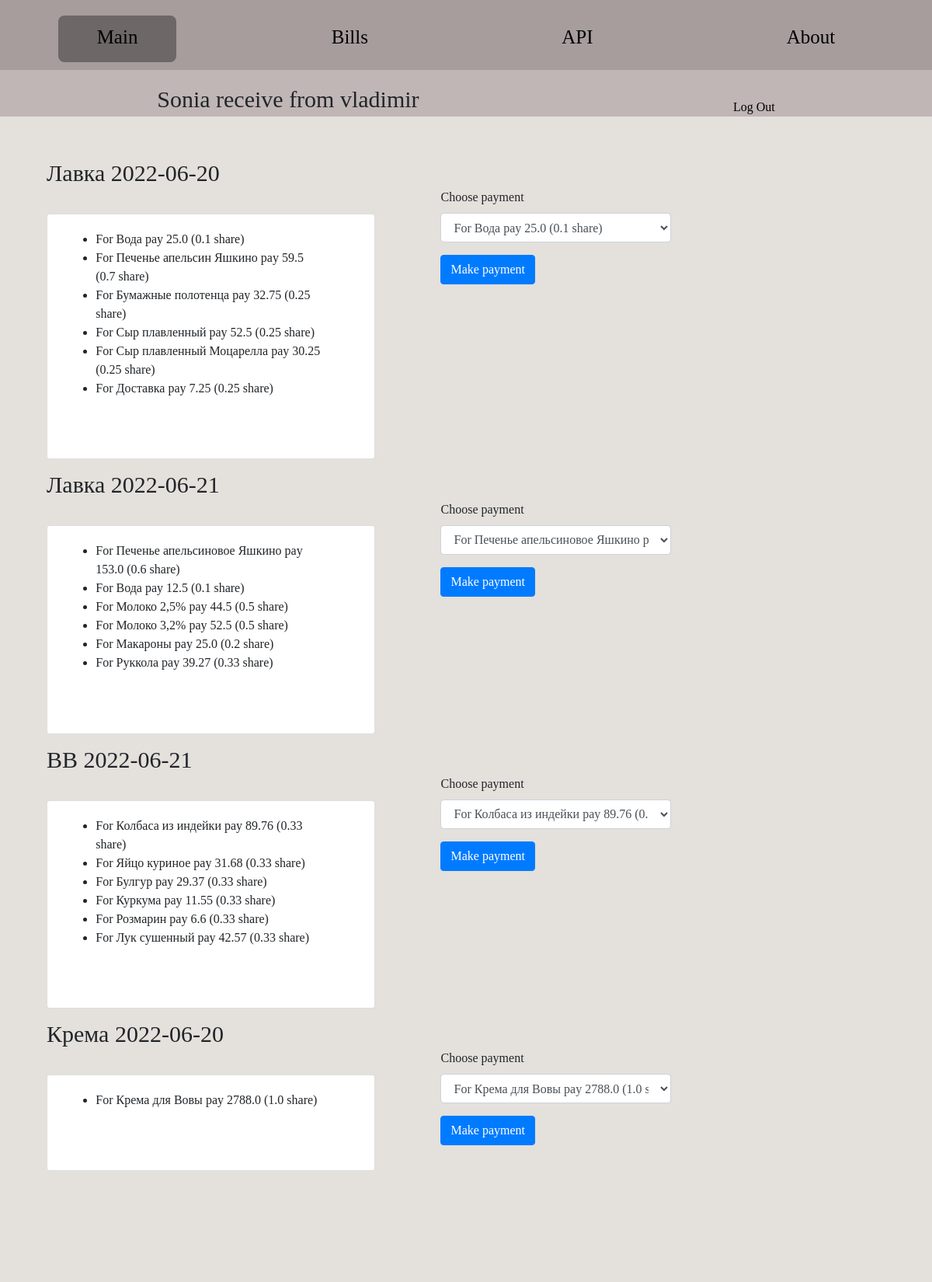
The app's page /users/receive/vladimir (signed in, upper part) with its own data.
### bills/models.py (models this page shows, shortened)
class Item(models.Model):
    name = models.CharField(max_length=500)
    amount = models.PositiveIntegerField()
    cost_per_exemplar = models.PositiveIntegerField()
    bill = models.ForeignKey(Bill, on_delete=models.CASCADE, related_name='items')
    def _get_cost_total(self):
        return self.amount*self.cost_per_exemplar
    cost_total = property(_get_cost_total)

class Item_Payment(models.Model):
    item = models.ForeignKey(Item, on_delete=models.CASCADE, related_name='payments')
    payer = models.ForeignKey(get_user_model(), on_delete=models.CASCADE, related_name='payers')
    paying_part = models.FloatField(editable = True, validators=[MinValueValidator(0.0), MaxValueValidator(1.0)])
    is_payed = models.BooleanField(editable = True, default = False)
    def _get_paying_amount(self):
        return round(self.paying_part*self.item.cost_per_exemplar*self.item.amount, 2)
    paying_amount = property(_get_paying_amount)
    def _get_lender(self):
        "Returns the lender of the bill where the item is on"
        return self.item.bill.lender
    lender = property(_get_lender)

### users/views.py (the view)
# urls.py: path('receive/<str:borrower_username>', views.receive, name='receive'),
def receive(request, borrower_username):
    user = request.user
    borrower = get_user_model().objects.get(username = borrower_username)
    bill_payment = []
    for bill in Bill.objects.filter(lender = user).all():
        payments_lst = []
        bill_total = 0
        for item in Item.objects.filter(bill = bill).all():
            for payment in Item_Payment.objects.filter(item = item).filter(payer = borrower).filter(is_payed = False).all():
                payments_lst.append([payment.id, payment.item.name, payment.paying_amount, payment.paying_part])
                bill_total += payment.paying_amount
        if not (payments_lst == []):
            bill_payment.append([str(bill), bill_total, payments_lst])
    return render(request, 'users/receive.html', {
        'user': user,
        'borrower': borrower,
        'bill_payment': bill_payment
    })

### bills/models.py (called while the page is built)
    def __str__(self):
        return f'{self.name} {self.date}' #: {self.cost_total}rub'

### users/templates/users/receive.html (shortened to what this page needs)
{% extends 'users/layout.html' %}
{% block body %}
<header class="subHeader">
    <div>
        {% if user.first_name %}
        <l1 class="title">{{ user.first_name }} receive from {{ borrower }}</l1>
        {% else %}
        <l1 class="title">{{ user.username }} receive from {{ borrower }}</l1>
        {% endif %}
    </div>
    <div>
        <a href="{% url 'users:logout' %}">Log Out</a>
    </div>
</header>
<div class="mainBox">
    {% if bill_payment %}
    <div>
        {% for bill, bill_total, payment in bill_payment %}
        <div class="subMainBox">
            <div style="width: 50%;">
                <l1 class="title">{{bill}}</l1>
                <div class="card">
                    <div class="card-body">
                        <ul class="list">
                            {% for payment_id, item_name, paying_amount, paying_part in payment %}
                            <li>For {{item_name}} pay {{paying_amount}} ({{paying_part}} share)</li>
                            {% endfor %}
                        </ul>
                    </div>
                </div>
            </div>
            <div class="paymentsBox" style="padding-left: 10%; padding-top: 5%;">
                <form action="{% url 'users:receive_payment' borrower.username %}" method="post">
                    <div class="form-group">
                        <label>Choose payment</label>
                        <select name="payment_id" class="form-control">
                            {% for payment_id, item_name, paying_amount, paying_part in payment %}
                            <option value="{{ payment_id }}">For {{item_name}} pay {{paying_amount}} ({{paying_part}}
                                share)</option>
                            {% endfor %}
                        </select>
                    </div>
                    <button type="submit" class="btn btn-primary">Make payment</button>
                </form>
            </div>
        </div>
        {% endfor %}
    </div>
    {% else %}
    <div>
        <l1>You have no payments</l1>
    </div>
    {% endif %}
</div>
{% endblock %}

### static/css/main.css (style rules this page uses)
* { margin: 0; padding: 0; box-sizing: border-box; }
body { height: 670px; background-color: rgb(228, 224, 220); -webkit-background-size: cover; background-size: cover; padding-top: 150px; font-family: "Cuprum" }
header { position: fixed; top:0; width: 100%; height: 90px; padding-top: 20px; background-color: rgb(167, 157, 157); z-index:2; }
.subHeader { position: fixed; top:90px; width: 100%; height: 60px; background-color: rgb(192, 182, 182); z-index:2; list-style-type: none; display: flex; justify-content: space-around; align-items: flex-end; }
a { color:black; text-decoration: none; }
.mainBox { display: flex; margin: 0 5%; padding-top: 40px }
.subMainBox { display: flex; padding-top: 10px }
.paymentsBox { width: 45%; padding-left: 10%; margin-bottom: 20%; }
.list { text-align: left; }
.title { margin: 0 auto; text-align: center; font-size: 30px; }
.card { margin-top: 30px; padding-left: 10%; padding-right: 10%; padding-bottom: 10%; }

### records on screen
Item: payment "Вода"
Item_Payment: payment "0.1"
Item: payment "Печенье апельсин Яшкино"
Item_Payment: payment "0.7"
Item: payment "Бумажные полотенца"
Item_Payment: payment "0.25"
Item: payment "Сыр плавленный"
Item_Payment: payment "0.25"
Item: payment "Сыр плавленный Моцарелла"
Item_Payment: payment "0.25"
Item: payment "Доставка"
Item_Payment: payment "0.25"
Item: payment "Печенье апельсиновое Яшкино"
Item_Payment: payment "0.6"
Item: payment "Вода"
Item_Payment: payment "0.1"
Item: payment "Молоко 2,5%"
Item_Payment: payment "0.5"
Item: payment "Молоко 3,2%"
Item_Payment: payment "0.5"
Item: payment "Макароны"
Item_Payment: payment "0.2"
Item: payment "Руккола"
Item_Payment: payment "0.33"
Item: payment "Колбаса из индейки"
Item_Payment: payment "0.33"
Item: payment "Яйцо куриное"
Item_Payment: payment "0.33"
Item: payment "Булгур"
Item_Payment: payment "0.33"
Item: payment "Куркума"
Item_Payment: payment "0.33"
Item: payment "Розмарин"
Item_Payment: payment "0.33"
Item: payment "Лук сушенный"
Item_Payment: payment "0.33"
Item: payment "Крема для Вовы"
Item_Payment: payment "1.0"

### other values on screen
{{ user.first_name }} "Sonia"
{{ borrower }} "vladimir"
{{ bill }} "Лавка 2022-06-20" "Лавка 2022-06-21" "ВВ 2022-06-21" "Крема 2022-06-20"
{{ paying_amount }} "25.0" "59.5" "32.75" "52.5" "30.25" "7.25" "153.0" "12.5" "44.5" "52.5" "25.0" "39.27" "89.76" "31.68" "29.37" "11.55" "6.6" "42.57" "2788.0"
